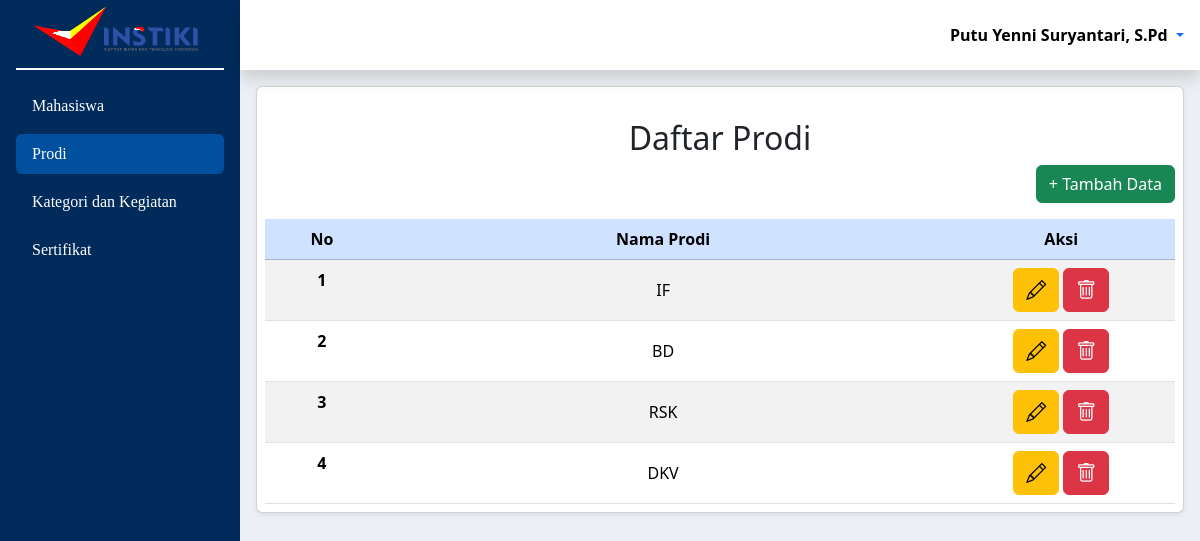
Screenshot of /tampilan/halaman_utama.php?page=Prodi (signed in) with the database file from the repository.
### tables this page shows
CREATE TABLE `prodi` (
  `Id_Prodi` char(2) NOT NULL,
  `Prodi` varchar(25) NOT NULL
);

### tampilan/prodi.php (the view, shortened to what this page needs)
<?php
require_once "../auth.php";
        ?>
<div class="shadow-sm card p-2">
    <h2 class="text-center mt-4">Daftar Prodi</h2>
    <div>
        <a href="halaman_utama.php?page=tambah_Prodi" class="btn btn-success float-end mb-3">+ Tambah Data</a>
    </div>
    <table class="table table-striped table-hover">
        <thead>
            <tr class="text-center table-primary">
                <th class="align-middle" scope="col">No</th>
                <th class="align-middle" scope="col">Nama Prodi</th>
                <th class="align-middle" scope="col">Aksi</th>
            </tr>
        </thead>
        <tbody>
            <?php
            $no = 1;
            $data_Prodi = mysqli_query($koneksi, "SELECT * FROM Prodi");
            while ($data = mysqli_fetch_assoc($data_Prodi)) {
                ?>
                <tr class="text-center">
                    <th scope="row align-middle" class="col-1"><?= $no++ ?></th>
                    <td class="col-5 align-middle"><?= $data['Prodi']; ?></td>
                    <td class="col-2 align-middle">
                        <a href="halaman_utama.php?page=ubah_Prodi&id=<?= $data['Id_Prodi'] ?>"
                            class="btn btn-warning"><i class="bi bi-pencil" style="font-size: 20px;"></i></a>
                        <a onclick="return confirm('Yakin mau hapus?');"
                            href="halaman_utama.php?page=Prodi&id=<?= $data['Id_Prodi'] ?>"
                            class="btn btn-danger"><i class="bi bi-trash" style="font-size: 20px;"></i></a>
                    </td>
                </tr>
                <?php
            }
            ?>
        </tbody>
    </table>
</div>

### css/mahasiswa.css (style rules this page uses)
.table { margin-bottom: 0 !important; }

### rows the page displays
prodi: Prodi "IF"
prodi: Prodi "BD"
prodi: Prodi "RSK"
prodi: Prodi "DKV"

### other values shown
$_COOKIE['nama_lengkap'] "Putu Yenni Suryantari, S.Pd"
